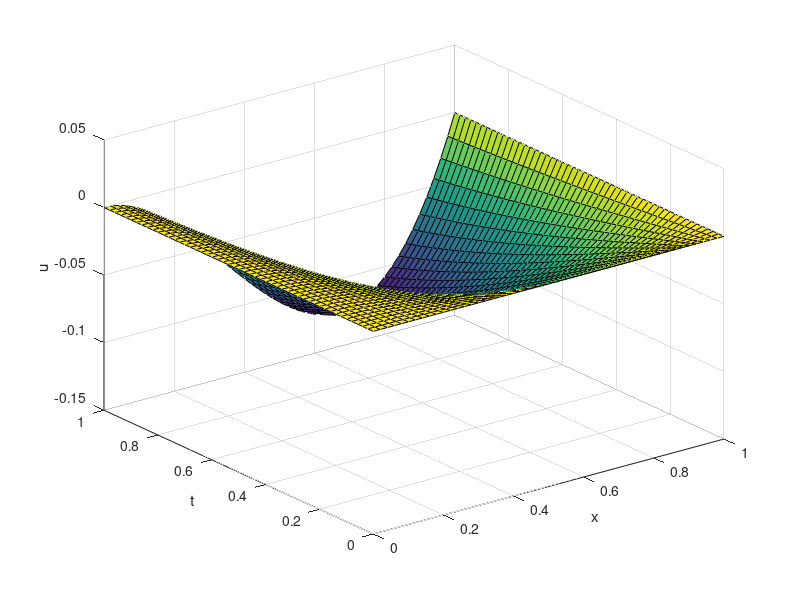
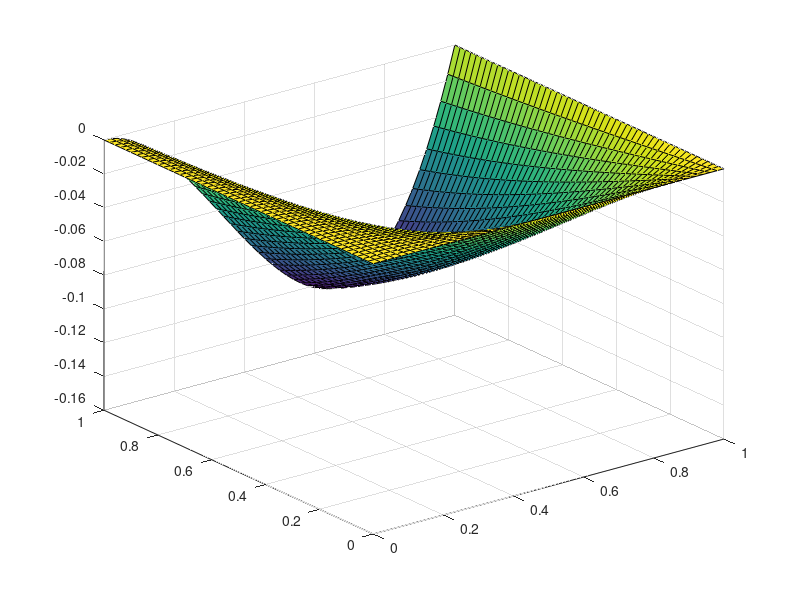

Here is the MATLAB script that generated these plots, in order:
%{
    Implicit difference scheme
u_t - u_xx = x^2*(x-1)*cos(t)-(6*x-2)*sin(t), x,t ∈ (0,1)
u(1,t) = u(1,t) = 0
u(x,0) = 0
%}
clear
p = 1;
L = 1;
T = 1;
n = 50;
l = 50;
f = @(x,t) x^2*(x-1)*cos(t)-(6*x-2)*sin(t);
%%%
h = L/n;
tau = T/l;
%%%%
x = 0:h:L;
t = 0:tau:T;
%%%%
for i = 1:n+1   % i = 0,...,n
    u(i,1) = 0;
end
c = p*tau/h^2;
A = zeros(n+1,n+1);
A(1,1) = 1;
for i = 2:n
    A(i,i-1) = -c;
    A(i,i)   = 1+2*c;
    A(i,i+1) = -c;
end
A(n+1,n+1) = 1;
for k = 1:l
    y(1) = 0;
    for i = 2:n
        y(i) = u(i,k) + tau*f(x(i),t(k+1));
    end
    y(n+1) = 0;
    u(:,k+1) = A\y';
end
surf(x,t,u') % screen will be quite dense 
xlabel('x')
ylabel('t')
zlabel('u')
%shading interp
%%%%
exact = x'.^2.*(x'-1).*sin(t);
figure
surf(x,t,exact')
maxerror = max(max(abs(u-exact)))